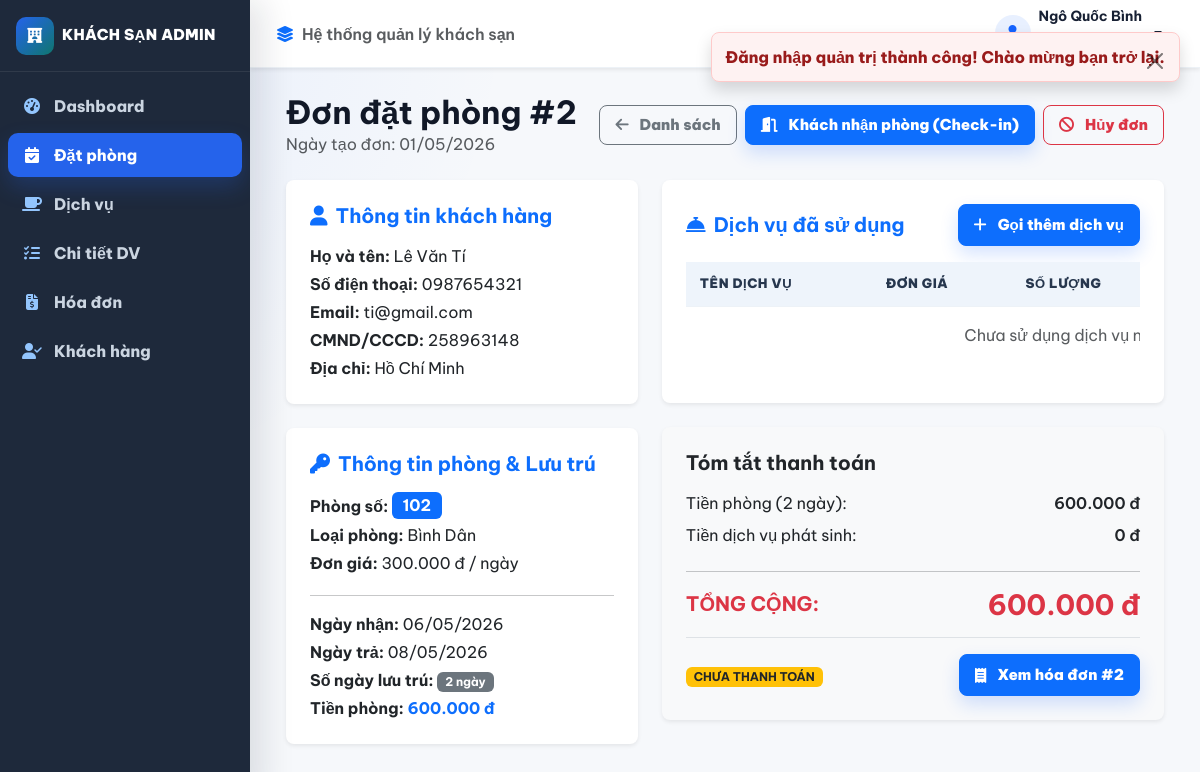
/admin/index.php?c=dat-phong&a=detail&id=2 (signed in), run on the app's committed database.
### tables this page shows
CREATE TABLE NHANVIEN
(
    MaNhanVien INT AUTO_INCREMENT PRIMARY KEY,
    Username VARCHAR(20),
    `Password` VARCHAR(255),
    TenNhanVien VARCHAR(100),
    NgaySinh DATE,
    CMND VARCHAR(20),
    NgayVaoLam DATE,
    MaChucVu INT,
    UNIQUE KEY uq_staff_username (Username),
    CONSTRAINT FK_NHANVIEN_CHUCVU 
        FOREIGN KEY (MaChucVu) REFERENCES CHUCVU(MaChucVu)
);

CREATE TABLE CTDATPHONG
(
    MaCTDatPhong INT AUTO_INCREMENT PRIMARY KEY,
    NgayThucHien DATE,
    MaKhachHang INT,
    NgayNhan DATE,
    NgayTra DATE,
    MaPhong INT,
    MaNhanVien INT,
    TrangThai VARCHAR(50) DEFAULT 'CHO_ADMIN_DUYET',
    GiaPhongDat INT NULL,
    payment_status VARCHAR(50) DEFAULT 'CHUA_TAO',
    payment_requested_at DATETIME NULL,
    payment_expired_at DATETIME NULL,
    CONSTRAINT FK_CTDATPHONG_KHACHHANG 
        FOREIGN KEY (MaKhachHang) REFERENCES KHACHHANG(MaKhachHang),
    CONSTRAINT FK_CTDATPHONG_PHONG 
        FOREIGN KEY (MaPhong) REFERENCES PHONG(MaPhong),
    CONSTRAINT FK_CTDATPHONG_NHANVIEN 
        FOREIGN KEY (MaNhanVien) REFERENCES NHANVIEN(MaNhanVien)
);

CREATE TABLE KHACHHANG
(
    MaKhachHang INT AUTO_INCREMENT PRIMARY KEY,
    HoTen VARCHAR(255),
    Email VARCHAR(254),
    DiaChi VARCHAR(255),
    DienThoai VARCHAR(20),
    CMND VARCHAR(20),
    MatKhau VARCHAR(255),
    TrangThai VARCHAR(30) DEFAULT 'HOAT_DONG',
    EmailConnexion VARCHAR(254) GENERATED ALWAYS AS (NULLIF(Email, '')) STORED,
    UNIQUE KEY uq_customer_phone (DienThoai),
    UNIQUE KEY uq_customer_email (EmailConnexion)
);

CREATE TABLE PHONG
(
    MaPhong INT PRIMARY KEY,
    MaLoaiPhong INT,
    HinhAnhDaiDien VARCHAR(255),
    TrangThai VARCHAR(30) DEFAULT 'Trống',
    CONSTRAINT FK_PHONG_LOAIPHONG 
        FOREIGN KEY (MaLoaiPhong) REFERENCES LOAIPHONG(MaLoaiPhong)
);

CREATE TABLE LOAIPHONG
(
    MaLoaiPhong INT AUTO_INCREMENT PRIMARY KEY,
    TenLoaiPhong VARCHAR(20),
    GiaPhong INT,
    MoTa VARCHAR(255),
    DaXoa BOOLEAN DEFAULT FALSE
);

CREATE TABLE HOADON
(
    MaHoaDon INT AUTO_INCREMENT PRIMARY KEY,
    NgayThuTien DATE,
    SoTienThu INT,
    ChiTietJSON LONGTEXT NULL,
    MaCTDatPhong INT,
    MaNhanVien INT,
    TrangThai VARCHAR(30) DEFAULT 'CHUA_THANH_TOAN',
    CONSTRAINT FK_HOADON_CTDATPHONG 
        FOREIGN KEY (MaCTDatPhong) REFERENCES CTDATPHONG(MaCTDatPhong),
    CONSTRAINT FK_HOADON_NHANVIEN 
        FOREIGN KEY (MaNhanVien) REFERENCES NHANVIEN(MaNhanVien)
);

### views/admin/dat-phong/detail.php (the view, shortened to what the rows shown need)
<?php
$st = $item['TrangThai'];
?>
<div class="container admin-wide my-4">
    <div class="d-flex justify-content-between align-items-center mb-4">
        <div>
            <h1 class="fw-bold mb-0">Đơn đặt phòng #<?= $item['MaCTDatPhong'] ?></h1>
            <p class="text-muted mb-0">Ngày tạo đơn: <?= format_date($item['NgayThucHien']) ?></p>
        </div>
        <div class="d-flex gap-2">
            <a href="<?= e(admin_url('c=dat-phong')) ?>" class="btn btn-outline-secondary">
                <i class="fa-solid fa-arrow-left me-1"></i> Danh sách
            </a>
            <?php if ($st === 'DA_XAC_NHAN'): ?>
                <form method="POST" action="<?= e(admin_url('c=dat-phong&a=checkin&id=' . $item['MaCTDatPhong'])) ?>" class="action-form" onsubmit="return confirm('Khách nhận phòng (Check-in)?')"><?= csrf_field() ?><button type="submit"  class="btn btn-primary">
                    <i class="fa-solid fa-door-open me-1"></i> Khách nhận phòng (Check-in)
                </button></form>
            <?php endif; ?>
            <?php if (in_array($st, ['CHO_ADMIN_DUYET', 'DA_XAC_NHAN'], true)): ?>
                <form method="POST" action="<?= e(admin_url('c=dat-phong&a=cancel&id=' . $item['MaCTDatPhong'])) ?>" class="action-form" onsubmit="return confirm('Hủy đơn đặt phòng này?')"><?= csrf_field() ?><button type="submit"  class="btn btn-outline-danger">
                    <i class="fa-solid fa-ban me-1"></i> Hủy đơn
                </button></form>
            <?php endif; ?>
        </div>
    </div>
    <div class="row g-4">
        <div class="col-md-5">
            <div class="card border-0 shadow-sm p-4 mb-4">
                <h5 class="fw-bold text-primary mb-3"><i class="fa-solid fa-user me-2"></i>Thông tin khách hàng</h5>
                <p class="mb-1"><strong>Họ và tên:</strong> <?= e($item['TenKhachHang']) ?></p>
                <p class="mb-1"><strong>Số điện thoại:</strong> <?= e($item['SdtKhachHang']) ?></p>
                <p class="mb-1"><strong>Email:</strong> <?= e($item['EmailKhachHang'] ?? 'Chưa có') ?></p>
                <p class="mb-1"><strong>CMND/CCCD:</strong> <?= e($item['CMND'] ?? 'Chưa có') ?></p>
                <p class="mb-0"><strong>Địa chỉ:</strong> <?= e($item['DiaChi'] ?? 'Chưa có') ?></p>
            </div>
            <div class="card border-0 shadow-sm p-4">
                <h5 class="fw-bold text-primary mb-3"><i class="fa-solid fa-key me-2"></i>Thông tin phòng & Lưu trú</h5>
                <p class="mb-1"><strong>Phòng số:</strong> <span class="badge bg-primary fs-6"><?= e($item['MaPhong']) ?></span></p>
                <p class="mb-1"><strong>Loại phòng:</strong> <?= e($item['TenLoaiPhong']) ?></p>
                <p class="mb-1"><strong>Đơn giá:</strong> <?= format_currency($item['GiaPhong']) ?> / ngày</p>
                <hr>
                <p class="mb-1"><strong>Ngày nhận:</strong> <?= format_date($item['NgayNhan']) ?></p>
                <p class="mb-1"><strong>Ngày trả:</strong> <?= format_date($item['NgayTra']) ?></p>
                <p class="mb-1"><strong>Số ngày lưu trú:</strong> <span class="badge bg-secondary"><?= $calc['days'] ?? 1 ?> ngày</span></p>
                <p class="mb-0"><strong>Tiền phòng:</strong> <span class="text-primary fw-bold"><?= format_currency($calc['roomTotal'] ?? 0) ?></span></p>
            </div>
        </div>
        <div class="col-md-7">
            <div class="card border-0 shadow-sm p-4 mb-4">
                <div class="d-flex justify-content-between align-items-center mb-3">
                    <h5 class="fw-bold text-primary mb-0"><i class="fa-solid fa-bell-concierge me-2"></i>Dịch vụ đã sử dụng</h5>
                    <?php if ($st === 'DANG_SU_DUNG' || $st === 'DA_XAC_NHAN'): ?>
                        <button type="button" class="btn btn-sm btn-primary" data-bs-toggle="collapse" data-bs-target="#addServiceBox">
                            <i class="fa-solid fa-plus me-1"></i> Gọi thêm dịch vụ
                        </button>
                    <?php endif; ?>
                </div>
                <div class="table-responsive">
                    <table class="table table-sm align-middle">
                        <thead class="table-light">
                            <tr>
                                <th>Tên dịch vụ</th>
                                <th>Đơn giá</th>
                                <th>Số lượng</th>
                            </tr>
                        </thead>
                        <tbody>
                            <?php if (!empty($calc['services'])): ?>
                                <?php foreach ($calc['services'] as $sv): ?>
                                    <tr>
                                        <td><?= e($sv['TenDichVu']) ?></td>
                                        <td><?= format_currency($sv['GiaDichVu']) ?></td>
                                        <td><span class="badge bg-secondary">x<?= $sv['SoLuong'] ?></span></td>
                                        <td class="fw-semibold"><?= format_currency($sv['TongTienDichVu']) ?></td>
                                        <?php if (in_array($st, ['DA_XAC_NHAN', 'DANG_SU_DUNG'], true)): ?>
                                            <td class="text-end">
                                                <form method="POST" action="<?= e(admin_url("c=dat-phong&a=removeService&bookingId={$item['MaCTDatPhong']}&serviceId={$sv['MaDichVu']}")) ?>" class="action-form" onsubmit="return confirm('Xóa dịch vụ này?')"><?= csrf_field() ?><button type="submit"
                                                   class="btn btn-sm btn-outline-danger py-0 px-1">
                                                    <i class="fa-solid fa-xmark"></i>
                                                </button></form>
                                            </td>
                                        <?php endif; ?>
                                    </tr>
                                <?php endforeach; ?>
                            <?php else: ?>
                                <tr>
                                    <td colspan="5" class="text-muted text-center py-3">Chưa sử dụng dịch vụ nào.</td>
                                </tr>
                            <?php endif; ?>
                        </tbody>
                    </table>
                </div>
            </div>
            <div class="card border-0 shadow-sm p-4 bg-light">
                <h5 class="fw-bold mb-3">Tóm tắt thanh toán</h5>
                <div class="d-flex justify-content-between mb-2">
                    <span>Tiền phòng (<?= $calc['days'] ?? 1 ?> ngày):</span>
                    <span class="fw-semibold"><?= format_currency($calc['roomTotal'] ?? 0) ?></span>
                </div>
                <div class="d-flex justify-content-between mb-2">
                    <span>Tiền dịch vụ phát sinh:</span>
                    <span class="fw-semibold"><?= format_currency($calc['serviceTotal'] ?? 0) ?></span>
                </div>
                <hr>
                <div class="d-flex justify-content-between align-items-center">
                    <h5 class="fw-bold text-danger mb-0">TỔNG CỘNG:</h5>
                    <h3 class="fw-bold text-danger mb-0"><?= format_currency($calc['grandTotal'] ?? 0) ?></h3>
                </div>
                <?php if (!empty($invoice)): ?>
                    <div class="mt-3 pt-3 border-top d-flex justify-content-between align-items-center">
                        <div>
                            <span class="badge <?= ($invoice['TrangThai'] === 'DA_THANH_TOAN') ? 'bg-success' : 'bg-warning text-dark' ?>">
                                <?= ($invoice['TrangThai'] === 'DA_THANH_TOAN') ? 'ĐÃ THANH TOÁN' : 'CHƯA THANH TOÁN' ?>
                            </span>
                        </div>
                        <a href="<?= e(admin_url('c=hoa-don&a=detail&id=' . $invoice['MaHoaDon'])) ?>" class="btn btn-sm btn-primary">
                            <i class="fa-solid fa-receipt me-1"></i> Xem hóa đơn #<?= $invoice['MaHoaDon'] ?>
                        </a>
                    </div>
                <?php endif; ?>
            </div>
        </div>
    </div>
</div>

### views/admin/layouts/nav.php (shortened to what the rows shown need)
<?php
require_once __DIR__ . '/../../../config/auth.php';
$currentC = $_GET['c'] ?? 'dashboard';
?>
<div class="admin-shell">
    <aside class="admin-sidebar">
        <a class="admin-brand d-flex align-items-center gap-2 px-3 py-3" href="<?= e(admin_url('c=dashboard')) ?>">
            <span class="brand-icon"><i class="fa-solid fa-hotel"></i></span>
            <span>KHÁCH SẠN ADMIN</span>
        </a>
        <nav class="admin-menu px-2">
            <?php if (Auth::hasPermission('DASHBOARD')): ?>
            <a class="admin-menu-link <?= ($currentC === 'dashboard') ? 'active' : '' ?>" href="<?= e(admin_url('c=dashboard')) ?>">
                <i class="fa-solid fa-gauge-high"></i>
                <span>Dashboard</span>
            </a>
            <?php endif; ?>
            <?php if (Auth::hasPermission('DAT_PHONG')): ?>
            <a class="admin-menu-link <?= ($currentC === 'dat-phong') ? 'active' : '' ?>" href="<?= e(admin_url('c=dat-phong')) ?>">
                <i class="fa-solid fa-calendar-check"></i>
                <span>Đặt phòng</span>
            </a>
            <?php endif; ?>
            <?php if (Auth::hasPermission('DICH_VU')): ?>
            <a class="admin-menu-link <?= ($currentC === 'dich-vu') ? 'active' : '' ?>" href="<?= e(admin_url('c=dich-vu')) ?>">
                <i class="fa-solid fa-mug-saucer"></i>
                <span>Dịch vụ</span>
            </a>
            <?php endif; ?>
            <?php if (Auth::hasPermission('CT_DICH_VU')): ?>
            <a class="admin-menu-link <?= ($currentC === 'ct-dich-vu') ? 'active' : '' ?>" href="<?= e(admin_url('c=ct-dich-vu')) ?>">
                <i class="fa-solid fa-list-check"></i>
                <span>Chi tiết DV</span>
            </a>
            <?php endif; ?>
            <?php if (Auth::hasPermission('HOA_DON')): ?>
            <a class="admin-menu-link <?= ($currentC === 'hoa-don') ? 'active' : '' ?>" href="<?= e(admin_url('c=hoa-don')) ?>">
                <i class="fa-solid fa-file-invoice-dollar"></i>
                <span>Hóa đơn</span>
            </a>
            <?php endif; ?>
            <?php if (Auth::hasPermission('KHACH_HANG')): ?>
            <a class="admin-menu-link <?= ($currentC === 'khach-hang') ? 'active' : '' ?>" href="<?= e(admin_url('c=khach-hang')) ?>">
                <i class="fa-solid fa-user-check"></i>
                <span>Khách hàng</span>
            </a>
            <?php endif; ?>
        </nav>
    </aside>
    <header class="admin-topbar shadow-sm">
        <div class="d-flex align-items-center gap-2 text-muted fw-semibold">
            <i class="fa-solid fa-layer-group text-primary"></i>
            <span>Hệ thống quản lý khách sạn</span>
        </div>
        <div class="dropdown ms-auto">
            <button class="admin-account dropdown-toggle border-0 bg-transparent d-flex align-items-center gap-2"
                    type="button"
                    data-bs-toggle="dropdown"
                    aria-expanded="false">
                <span class="admin-avatar">
                </span>
                <span class="account-text text-start">
                    <strong><?= e($currentUser['fullName'] ?? 'Admin') ?></strong>
                    <br>
                    <small class="text-muted"><?= e($currentUser['roleName'] ?? 'Nhân viên') ?></small>
                </span>
            </button>
        </div>
    </header>
</div>

### data on the page
nhanvien: TenNhanVien "Ngô Quốc Bình"
ctdatphong: MaCTDatPhong "2", NgayThucHien "01/05/2026", MaKhachHang.HoTen "Lê Văn Tí", MaKhachHang.DienThoai "0987654321", MaKhachHang.Email "ti@gmail.com", MaKhachHang.CMND "258963148", MaKhachHang.DiaChi "Hồ Chí Minh", MaPhong.MaPhong "102", loaiphong.TenLoaiPhong "Bình Dân", NgayNhan "06/05/2026", NgayTra "08/05/2026"
hoadon: MaHoaDon "2"

### other printed values
$flash['message'] "Đăng nhập quản trị thành công! Chào mừng bạn trở lại."
format_currency($item['GiaPhong']) "300.000 đ"
$calc['days'] "2"
format_currency($calc['roomTotal'] ?? 0) "600.000 đ"
format_currency($calc['serviceTotal'] ?? 0) "0 đ"
format_currency($calc['grandTotal'] ?? 0) "600.000 đ"
